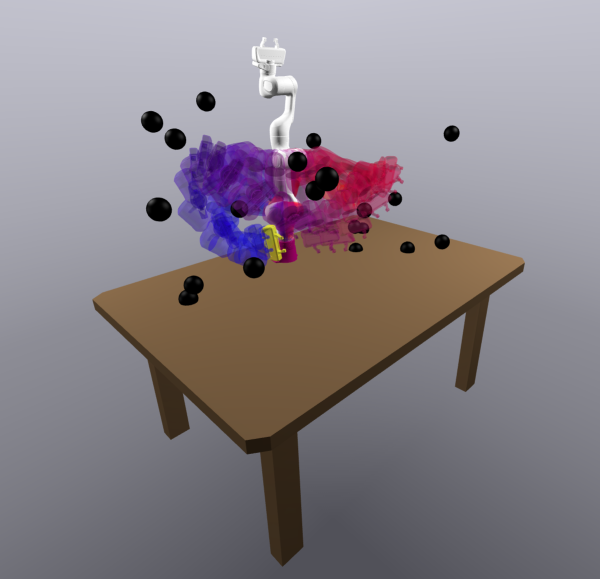
#> input picture reproduction/reports/environment_reconstruction/fr3_evidence/figure6_actual-000.png, 1199 x 1158 px (shown at 1/2 size)
$ python measure_evidence.py
#> lines starting #> are read from the running program, lines starting #| are printed output that depends on the picture; after the words box and inside, x2 and y2 are one past the last pixel; in counts of white or black regions, pixels touching at a corner belong together
"""Read-only measurements of source evidence; no planner results are inputs."""
from pathlib import Path
import hashlib
import json
import tarfile
import numpy as np
from PIL import Image
from scipy.ndimage import label, find_objects

ROOT = Path(__file__).resolve().parents[4]
OUT = Path(__file__).resolve().parent
sha = lambda p: hashlib.sha256(Path(p).read_bytes()).hexdigest()
image_path = OUT / 'figure6_actual-000.png'
im = np.array(Image.open(image_path))[:, :, :3]
#> im is the input picture: shape (1158, 1199, 3); mean R, G, B 136.7, 129.2, 135.7
mask = (im.max(2) < 65) & (im.max(2) - im.min(2) < 10)
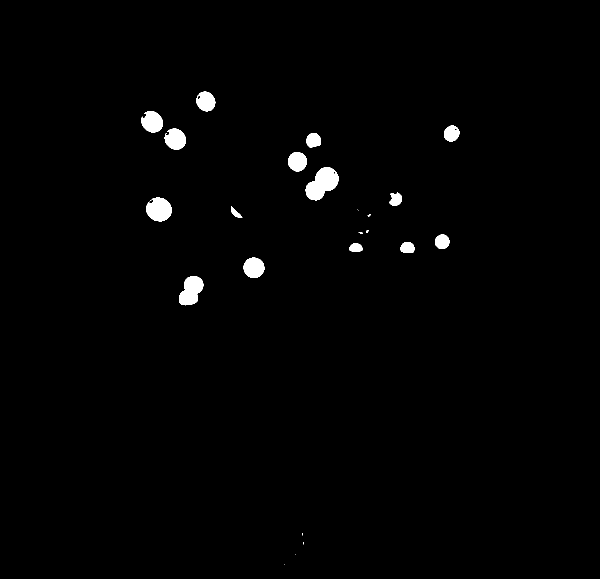
#> mask: shape (1158, 1199) bool (shown at 1/2 size); 1.2% white; 23 white regions (8 under 20 px), largest, box (x1, y1, x2, y2) and area: (611, 335, 677, 401) 2704, (358, 552, 407, 611) 1968, (292, 395, 344, 443) 1867
labels, _ = label(mask)
#> labels: shape (1158, 1199) int32; 27 distinct labels, from 0 to 26
components = []
for i, region in enumerate(find_objects(labels), 1):
    if region is None:
        continue
    area = int((labels[region] == i).sum())
    y, x = region
    if area > 150 and y.stop < 650:
        components.append(dict(area_pixels=area,
                               bbox_xyxy=[x.start, y.start, x.stop, y.stop]))
#> this loop made 26 passes
#> area on passes 1, 2, 3, 4, 5, 6, 7, 8, 9, 12, 18, 19: 1140, 1403, 763, 1362, 673, 1159, 2704, 493, 1864, 215, 669, 512
#> after the loop, components = 15 items
# Manual plane landmarks; rear corner is partially occluded and least certain.
# Coordinates are visually read from the original image, not fitted to metrics.
plane_unit_square = np.array([[0, 0], [0, 1], [1, 1], [1, 0]], float)
plane_image = np.array([[720, 431], [1049, 520], [490, 880], [185, 600]], float)
A, b = [], []
for (x, y), (u, v) in zip(plane_unit_square, plane_image):
    A.extend([[x, y, 1, 0, 0, 0, -u*x, -u*y],
              [0, 0, 0, x, y, 1, -v*x, -v*y]])
    b.extend([u, v])
H = np.r_[np.linalg.solve(A, b), 1].reshape(3, 3)
base_pixels = [[574, 520], [570, 510], [557, 520], [600, 495]]
base_plane = []
for pixel in base_pixels:
    q = np.linalg.inv(H) @ np.r_[pixel, 1]
    base_plane.append((q[:2] / q[2]).tolist())
obj = ROOT / 'csdecomp/tests/test_assets/table.obj'
vertices = np.array([[float(t) for t in line.split()[1:]]
#> (the run stopped early here; a loop or call above may not have finished)
